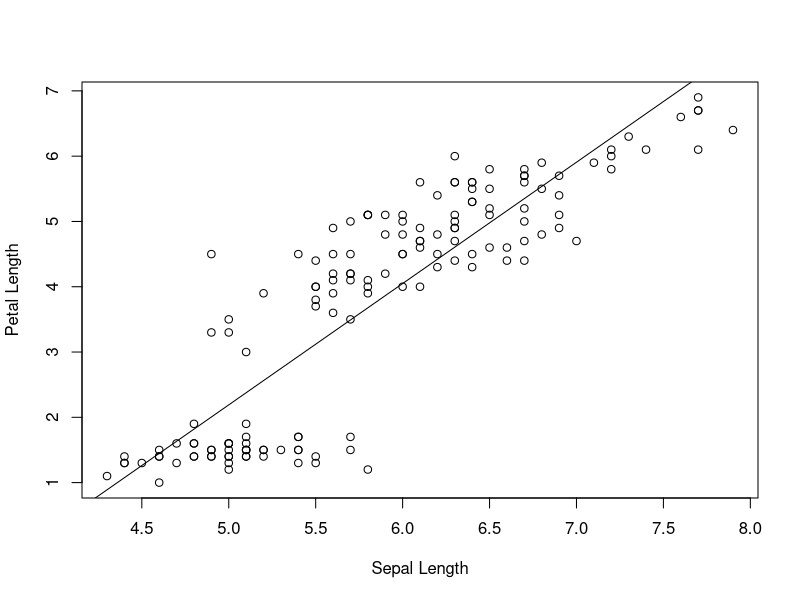
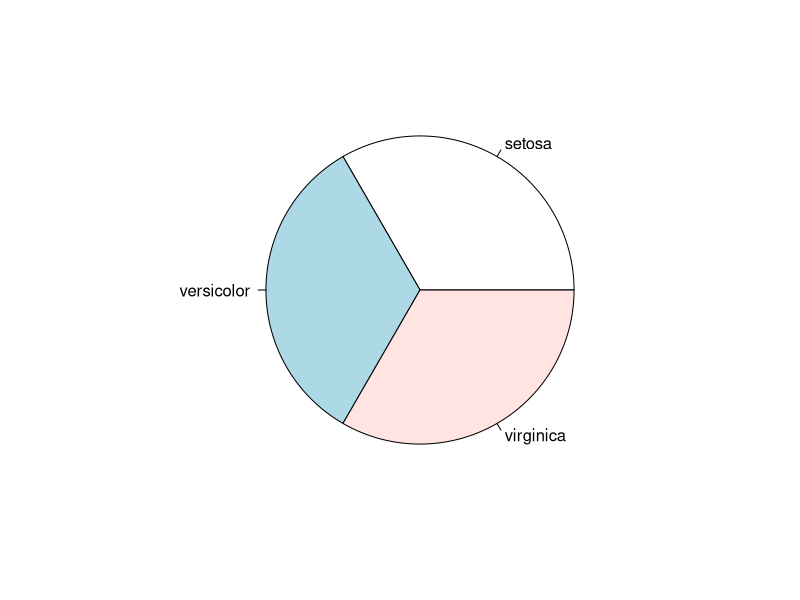
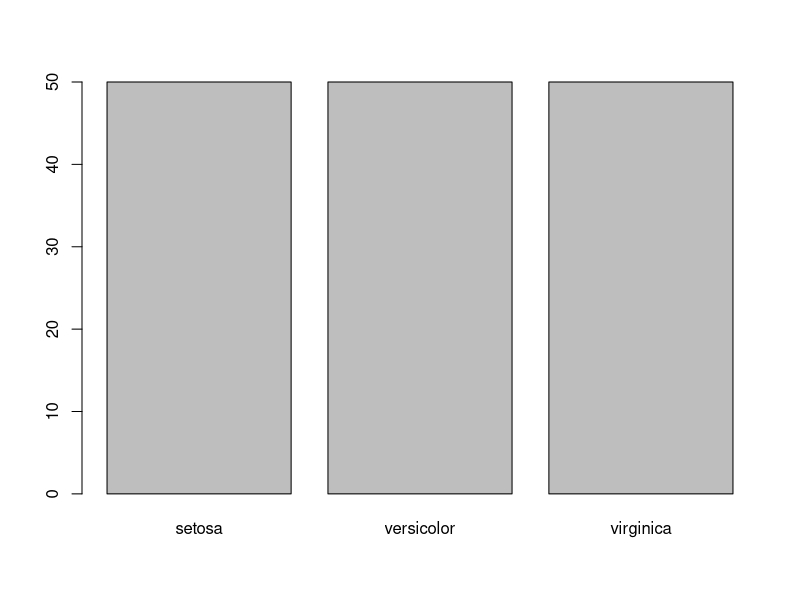
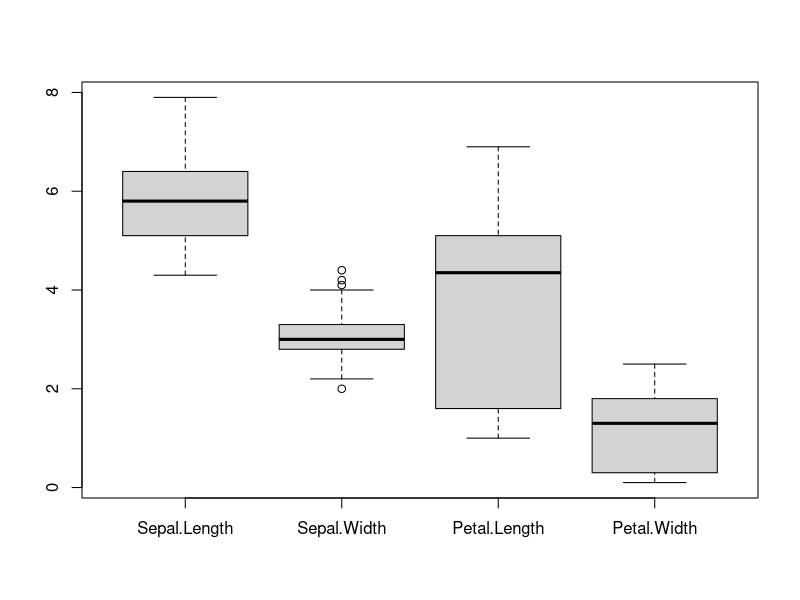
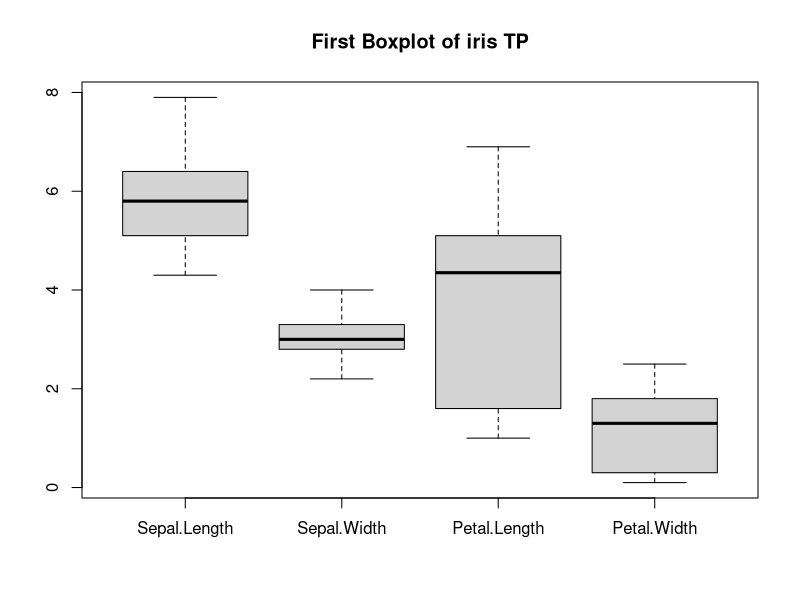
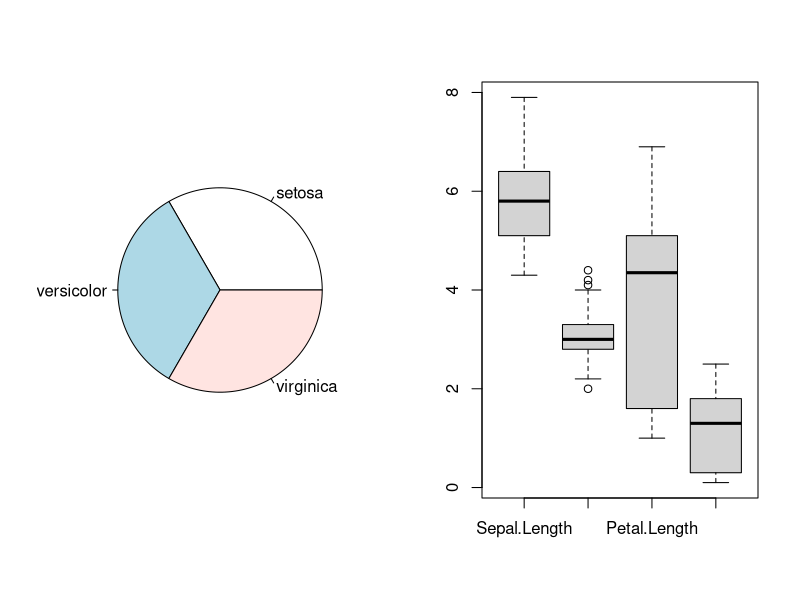
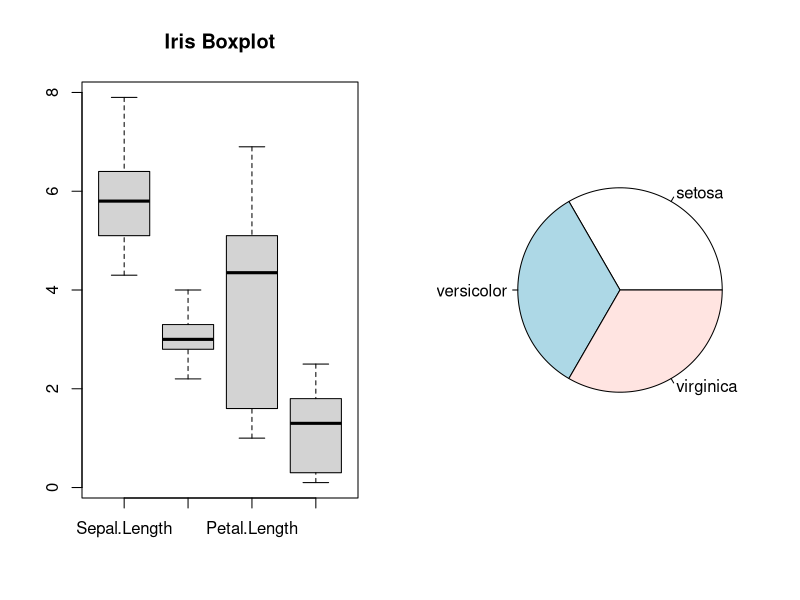

Recreate these plots in R, in order.

iris
help(iris)
data("iris")
#q1
head(iris,5)
iris[1:5,]
#q2
dim(iris)
nrow(iris)
ncol(iris)
#q3
iris[iris$Petal.Length < 1.5, ]

install.packages("dplyr")
library('dplyr')
filter(iris, Petal.Length < 1.5)
#q4
species12 <- subset(iris, Species != 'virginica')
species12

filter(iris, Species %in% c("setosa", "versicolor"))
#q5
sum(iris$Petal.Length == 3.5)
nrow(iris[iris$Petal.Length==3.5, ])
#q6

sum(iris$Petal.Length<1.5|iris$Petal.Length>5)
#q7
iris[c(1,3),]
#q8
plot(iris$Sepal.Length, iris$Petal.Length, xlab = "Sepal Length", ylab = "Petal Length")
abline(lm(iris$Petal.Length ~ iris$Sepal.Length))
#q9
table(iris$Species)

dplyr::count(iris, Species, sort = TRUE)
#q10
pie(table(iris$Species))
barplot(table(iris$Species))
#q11
boxplot(iris[,1:4])
#q12
boxplot(iris[, c("Sepal.Length", "Sepal.Width", "Petal.Length", "Petal.Width")],
        main = "First Boxplot of iris TP",
        outline = FALSE)
#q13
par(mfrow=c(1,2))
pie(table(iris$Species))
boxplot(iris[,1:4])
#q14
pdf("plotIris.pdf")
par(mfrow=c(1,2))
boxplot(iris[,1:4], main="Iris Boxplot", outline=FALSE)
pie(table(iris$Species))
dev.off()